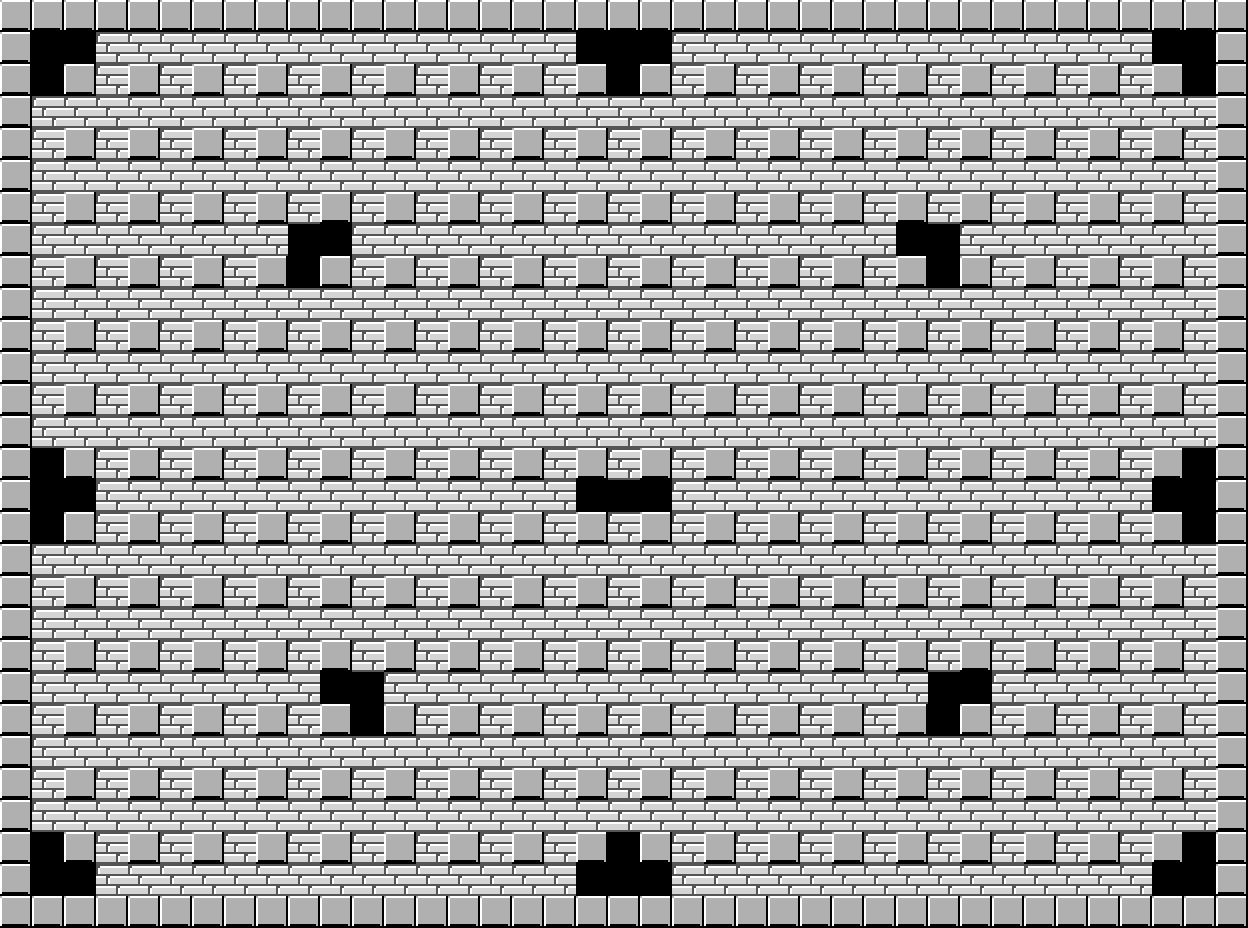

Tiled map render using the project's own tile images. Description and the whole map definition, tile-layer contents included, below:
An orthogonal 39x29 tile map with 32x32 px tiles, 1 tile layer (Capa de Patrones 1), 2 tilesets.

<map version="1.0" tiledversion="1.1.6" orientation="orthogonal" renderorder="right-down" width="39" height="29" tilewidth="32" tileheight="32" infinite="0" nextobjectid="1">
 <tileset firstgid="1" source="pared.tsx" />
 <tileset firstgid="2" source="block_0.tsx" />
 <layer name="Capa de Patrones 1" width="39" height="29">
  <data encoding="csv">
1,1,1,1,1,1,1,1,1,1,1,1,1,1,1,1,1,1,1,1,1,1,1,1,1,1,1,1,1,1,1,1,1,1,1,1,1,1,1,
1,0,0,2,2,2,2,2,2,2,2,2,2,2,2,2,2,2,0,0,0,2,2,2,2,2,2,2,2,2,2,2,2,2,2,2,0,0,1,
1,0,1,2,1,2,1,2,1,2,1,2,1,2,1,2,1,2,1,0,1,2,1,2,1,2,1,2,1,2,1,2,1,2,1,2,1,0,1,
1,2,2,2,2,2,2,2,2,2,2,2,2,2,2,2,2,2,2,2,2,2,2,2,2,2,2,2,2,2,2,2,2,2,2,2,2,2,1,
1,2,1,2,1,2,1,2,1,2,1,2,1,2,1,2,1,2,1,2,1,2,1,2,1,2,1,2,1,2,1,2,1,2,1,2,1,2,1,
1,2,2,2,2,2,2,2,2,2,2,2,2,2,2,2,2,2,2,2,2,2,2,2,2,2,2,2,2,2,2,2,2,2,2,2,2,2,1,
1,2,1,2,1,2,1,2,1,2,1,2,1,2,1,2,1,2,1,2,1,2,1,2,1,2,1,2,1,2,1,2,1,2,1,2,1,2,1,
1,2,2,2,2,2,2,2,2,0,0,2,2,2,2,2,2,2,2,2,2,2,2,2,2,2,2,2,0,0,2,2,2,2,2,2,2,2,1,
1,2,1,2,1,2,1,2,1,0,1,2,1,2,1,2,1,2,1,2,1,2,1,2,1,2,1,2,1,0,1,2,1,2,1,2,1,2,1,
1,2,2,2,2,2,2,2,2,2,2,2,2,2,2,2,2,2,2,2,2,2,2,2,2,2,2,2,2,2,2,2,2,2,2,2,2,2,1,
1,2,1,2,1,2,1,2,1,2,1,2,1,2,1,2,1,2,1,2,1,2,1,2,1,2,1,2,1,2,1,2,1,2,1,2,1,2,1,
1,2,2,2,2,2,2,2,2,2,2,2,2,2,2,2,2,2,2,2,2,2,2,2,2,2,2,2,2,2,2,2,2,2,2,2,2,2,1,
1,2,1,2,1,2,1,2,1,2,1,2,1,2,1,2,1,2,1,2,1,2,1,2,1,2,1,2,1,2,1,2,1,2,1,2,1,2,1,
1,2,2,2,2,2,2,2,2,2,2,2,2,2,2,2,2,2,2,2,2,2,2,2,2,2,2,2,2,2,2,2,2,2,2,2,2,2,1,
1,0,1,2,1,2,1,2,1,2,1,2,1,2,1,2,1,2,1,2,1,2,1,2,1,2,1,2,1,2,1,2,1,2,1,2,1,0,1,
1,0,0,2,2,2,2,2,2,2,2,2,2,2,2,2,2,2,0,0,0,2,2,2,2,2,2,2,2,2,2,2,2,2,2,2,0,0,1,
1,0,1,2,1,2,1,2,1,2,1,2,1,2,1,2,1,2,1,2,1,2,1,2,1,2,1,2,1,2,1,2,1,2,1,2,1,0,1,
1,2,2,2,2,2,2,2,2,2,2,2,2,2,2,2,2,2,2,2,2,2,2,2,2,2,2,2,2,2,2,2,2,2,2,2,2,2,1,
1,2,1,2,1,2,1,2,1,2,1,2,1,2,1,2,1,2,1,2,1,2,1,2,1,2,1,2,1,2,1,2,1,2,1,2,1,2,1,
1,2,2,2,2,2,2,2,2,2,2,2,2,2,2,2,2,2,2,2,2,2,2,2,2,2,2,2,2,2,2,2,2,2,2,2,2,2,1,
1,2,1,2,1,2,1,2,1,2,1,2,1,2,1,2,1,2,1,2,1,2,1,2,1,2,1,2,1,2,1,2,1,2,1,2,1,2,1,
1,2,2,2,2,2,2,2,2,2,0,0,2,2,2,2,2,2,2,2,2,2,2,2,2,2,2,2,2,0,0,2,2,2,2,2,2,2,1,
1,2,1,2,1,2,1,2,1,2,1,0,1,2,1,2,1,2,1,2,1,2,1,2,1,2,1,2,1,0,1,2,1,2,1,2,1,2,1,
1,2,2,2,2,2,2,2,2,2,2,2,2,2,2,2,2,2,2,2,2,2,2,2,2,2,2,2,2,2,2,2,2,2,2,2,2,2,1,
1,2,1,2,1,2,1,2,1,2,1,2,1,2,1,2,1,2,1,2,1,2,1,2,1,2,1,2,1,2,1,2,1,2,1,2,1,2,1,
1,2,2,2,2,2,2,2,2,2,2,2,2,2,2,2,2,2,2,2,2,2,2,2,2,2,2,2,2,2,2,2,2,2,2,2,2,2,1,
1,0,1,2,1,2,1,2,1,2,1,2,1,2,1,2,1,2,1,0,1,2,1,2,1,2,1,2,1,2,1,2,1,2,1,2,1,0,1,
1,0,0,2,2,2,2,2,2,2,2,2,2,2,2,2,2,2,0,0,0,2,2,2,2,2,2,2,2,2,2,2,2,2,2,2,0,0,1,
1,1,1,1,1,1,1,1,1,1,1,1,1,1,1,1,1,1,1,1,1,1,1,1,1,1,1,1,1,1,1,1,1,1,1,1,1,1,1
</data>
 </layer>
</map>